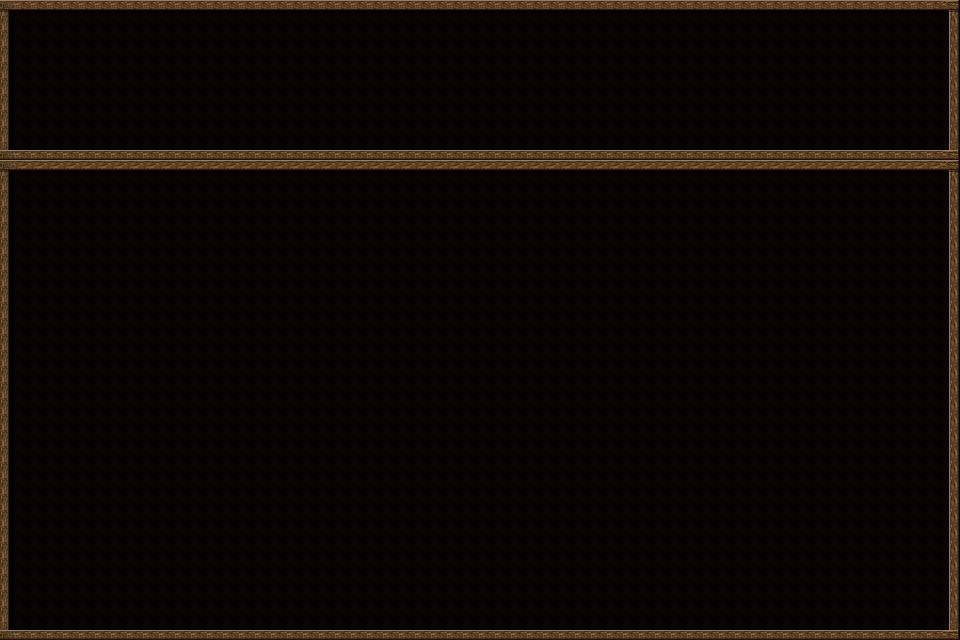

This game map was drawn from its Tiled (.tmx) file and the tilesets committed beside it. A one-line description and the trimmed map source follow:
An orthogonal 60x40 tile map with 16x16 px tiles, 2 tile layers (behind, bront).

<map version="1.0" orientation="orthogonal" width="60" height="40" tilewidth="16" tileheight="16">
 <tileset firstgid="1" name="Window_c_00" tilewidth="16" tileheight="16">
  <tileoffset x="-1" y="0" />
  <image source="Window_c_00.png" width="128" height="128" />
 </tileset>
 <layer name="behind" width="60" height="40">
  <data>[2400 cells, 2400 non-empty, 1 distinct tile ids]</data>
 </layer>
 <layer name="bront" width="60" height="40">
  <data>[2400 cells, 312 non-empty, 9 distinct tile ids]</data>
 </layer>
</map>
